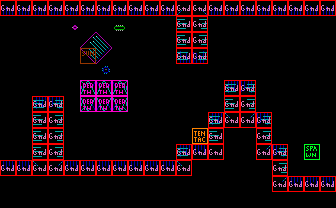

Tiled map render using the project's own tile images. Description and the whole map definition, tile-layer contents included, below:
An orthogonal 21x13 tile map with 16x16 px tiles, 2 tile layers (bg, col), 2 tilesets.

<map version="1.10" tiledversion="1.10.2" orientation="orthogonal" renderorder="right-down" width="21" height="13" tilewidth="16" tileheight="16" infinite="0" nextlayerid="4" nextobjectid="28">
 <tileset firstgid="1" source="tileset3.tsx" />
 <tileset firstgid="241" source="obj.tsx" />
 <layer id="1" name="bg" width="21" height="13">
  <data encoding="csv">
167,167,167,167,167,167,167,167,167,167,167,168,166,167,167,167,167,167,167,167,167,
1,1,1,1,225,1,1,204,1,1,1,183,185,1,1,1,1,1,1,1,1,
1,1,1,1,1,81,82,1,1,1,1,183,185,1,1,1,1,1,1,1,1,
1,1,1,1,1,101,102,1,1,1,1,188,186,1,1,1,1,1,1,1,1,
1,1,1,1,1,1,184,1,1,1,1,1,1,1,1,1,1,1,1,1,1,
1,1,1,1,1,141,142,143,1,1,1,1,1,1,163,165,1,1,1,1,1,
1,1,163,165,1,144,145,146,1,1,1,1,1,1,183,185,1,1,1,1,1,
1,1,183,185,1,1,1,1,1,1,1,1,1,163,203,205,165,1,1,1,1,
1,1,183,185,1,1,1,1,1,1,1,1,1,183,1,1,185,1,1,1,1,
1,1,183,185,1,1,1,1,1,1,1,163,164,1,1,1,205,165,1,1,1,
164,164,203,205,164,164,164,164,164,164,164,203,1,1,1,1,1,185,1,1,1,
1,1,1,1,1,1,1,1,1,1,1,1,1,1,1,1,1,205,164,164,164,
1,1,1,1,1,1,1,1,1,1,1,1,1,1,1,1,1,1,1,1,1
</data>
 </layer>
 <layer id="2" name="col" width="21" height="13">
  <data encoding="csv">
242,242,242,242,242,242,242,242,242,242,242,242,242,242,242,242,242,242,242,242,242,
241,241,241,241,241,241,241,241,241,241,241,242,242,241,241,241,241,241,241,241,241,
241,241,241,241,241,241,241,241,241,241,241,242,242,241,241,241,241,241,241,241,241,
241,241,241,241,241,252,241,241,241,241,241,242,242,241,241,241,241,241,241,241,241,
241,241,241,241,241,241,241,241,241,241,241,241,241,241,241,241,241,241,241,241,241,
241,241,241,241,241,244,244,244,241,241,241,241,241,241,242,242,241,241,241,241,241,
241,241,242,242,241,244,244,244,241,241,241,241,241,241,242,242,241,241,241,241,241,
241,241,242,242,241,241,241,241,241,241,241,241,241,242,242,242,242,241,241,241,241,
241,241,242,242,241,241,241,241,241,241,241,241,254,242,241,241,242,241,241,241,241,
241,241,242,242,241,241,241,241,241,241,241,242,242,242,241,241,242,242,241,243,241,
242,242,242,242,242,242,242,242,242,242,242,242,241,241,241,241,241,242,241,241,241,
241,241,241,241,241,241,241,241,241,241,241,241,241,241,241,241,241,242,242,242,242,
241,241,241,241,241,241,241,241,241,241,241,241,241,241,241,241,241,241,241,241,241
</data>
 </layer>
 <objectgroup id="3" name="obj" />
</map>
